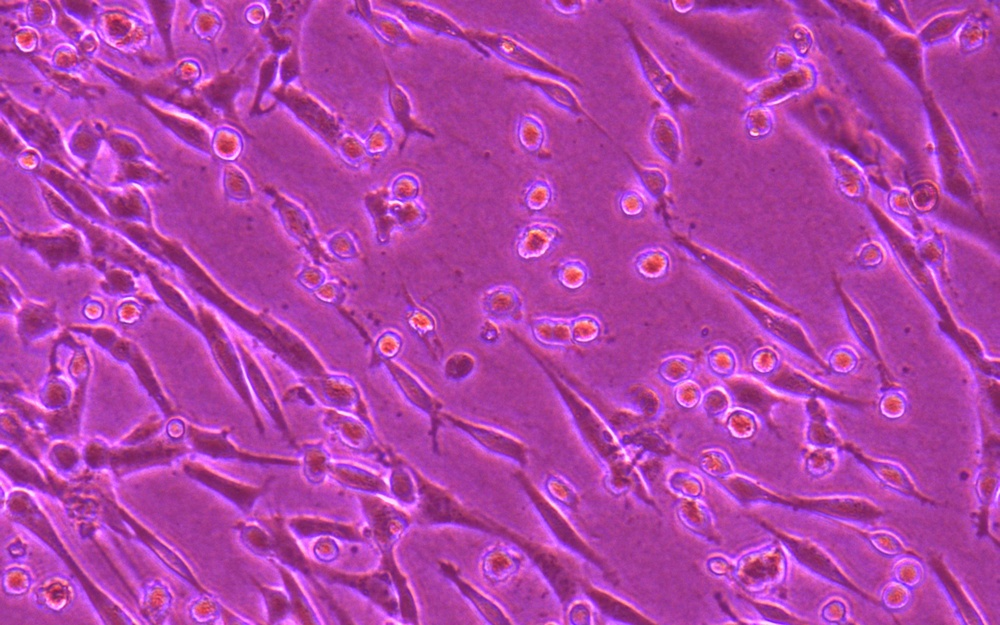
%> input picture 48Hrs/1_20x.jpg, 1000 x 625 px, shrunk from 1920 x 1200 before the run
$ octave Circles_Out_2.m   (GNU Octave 9; MATLAB toolbox functions it lacks are replaced by stand-ins)
%> lines starting %> are read from the running program, lines starting %| are printed output that depends on the picture; in (x1, y1, x2, y2) boxes, pixels count from 0 and x2, y2 are one past the last pixel; in counts of white or black regions, pixels touching at a corner belong together; the program's own positions count from 1
% Load and preprocess the image
img = imread('1_20x.jpg');
%> img is the input picture: size 625x1000x3 uint8; mean R, G, B 176.1, 65.8, 168

if size(img, 3) == 3
    gray = rgb2gray(img);
else
    gray = img;
end

Detect_Elliptical_Cells(gray, img);

function Detect_Elliptical_Cells(gray, originalImage)
    % Step 1: Normalize grayscale image
    norm_image = mat2gray(gray);

    % Step 2: Invert and smooth (less aggressive blur)
    inverted = imcomplement(imgaussfilt(norm_image, 1.0));  % σ = 1.0
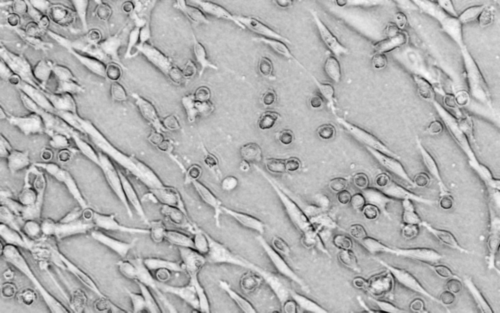
%> inverted: size 625x1000 double (shown at 1/2 size); min 0.0433, max 0.996, mean 0.702

    % Step 3: Adaptive thresholding
    BW = imbinarize(inverted, 'adaptive', 'Sensitivity', 0.5);  % was 0.45
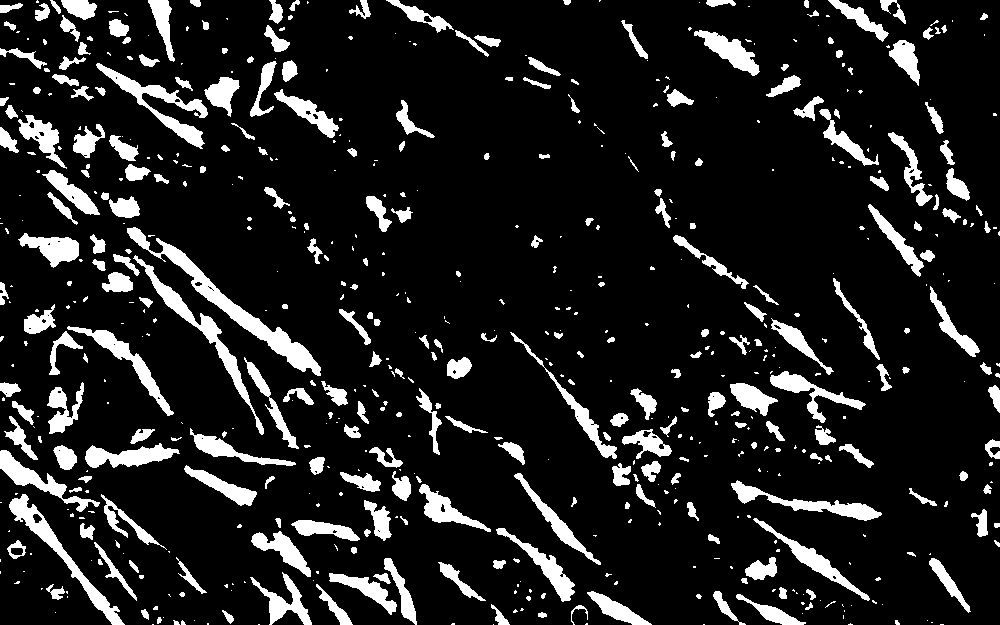
%> BW: size 625x1000 logical; 12.7% white; 622 white regions (337 under 20 px), largest, box (x1, y1, x2, y2) and area: (127, 227, 321, 376) 3357, (133, 255, 264, 435) 2018, (9, 494, 125, 625) 1964
    BW = bwareaopen(BW, 300);     % Allow small objects
    BW = imfill(BW, 'holes');
%> BW: size 625x1000 logical; 9.2% white; 70 white regions, largest, box (x1, y1, x2, y2) and area: (127, 227, 321, 376) 3385, (9, 494, 125, 625) 2019, (133, 255, 264, 435) 2018
    BW = imdilate(BW, strel('disk', 1));  % Fill thin parts of elongated cells
%> BW: size 625x1000 logical; 11.1% white; 69 white regions, largest, box (x1, y1, x2, y2) and area: (126, 226, 322, 377) 3881, (132, 254, 265, 436) 2455, (95, 62, 209, 150) 2377

    % Step 4: Distance transform
    D = -bwdist(~BW);
    D(~BW) = -Inf;

    % Step 5: Marker-controlled watershed
    marker_mask = imextendedmin(D, 1.5);   % Sensitive minima
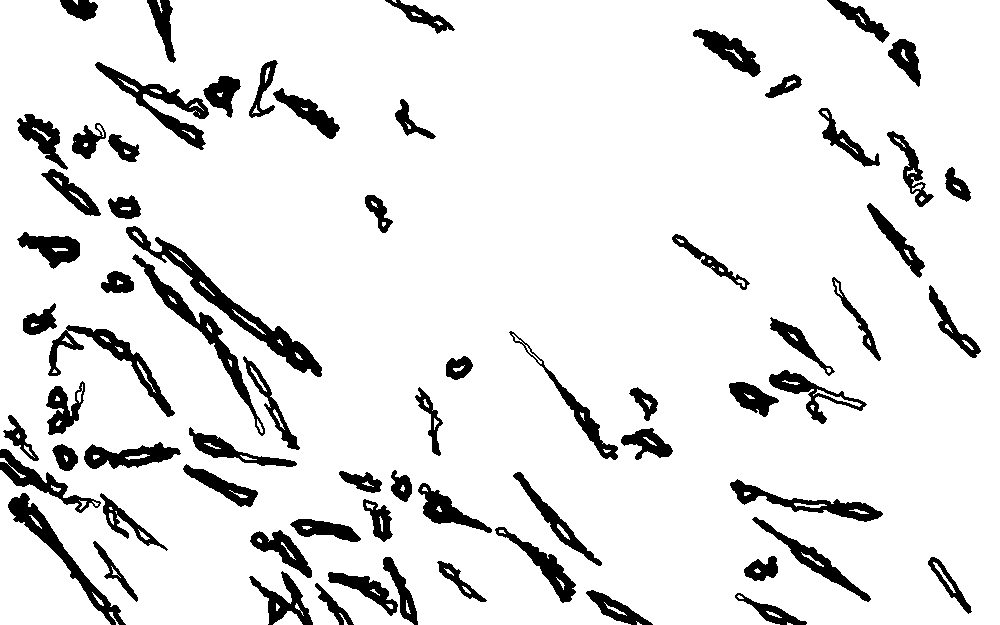
%> marker_mask: size 625x1000 logical; 89.5% white; 69 black regions, largest, box (x1, y1, x2, y2) and area: (126, 226, 322, 377) 3613, (132, 254, 265, 436) 2348, (8, 493, 126, 625) 2233
    D2 = imimposemin(D, marker_mask);
%> D2: size 625x1000 single; every value is NaN or infinite
    L = watershed(D2);
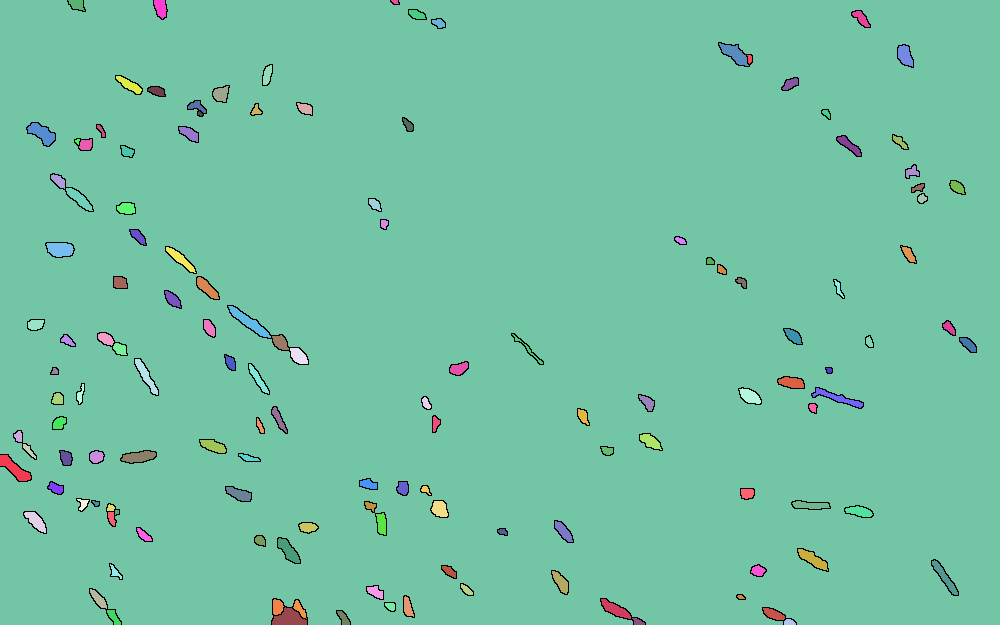
%> L: size 625x1000 uint8; 137 distinct labels, from 0 to 136; one colour per label, 0 black

    % Step 6: Remove watershed ridges
    BW_watershed = BW;
    BW_watershed(L == 0) = 0;
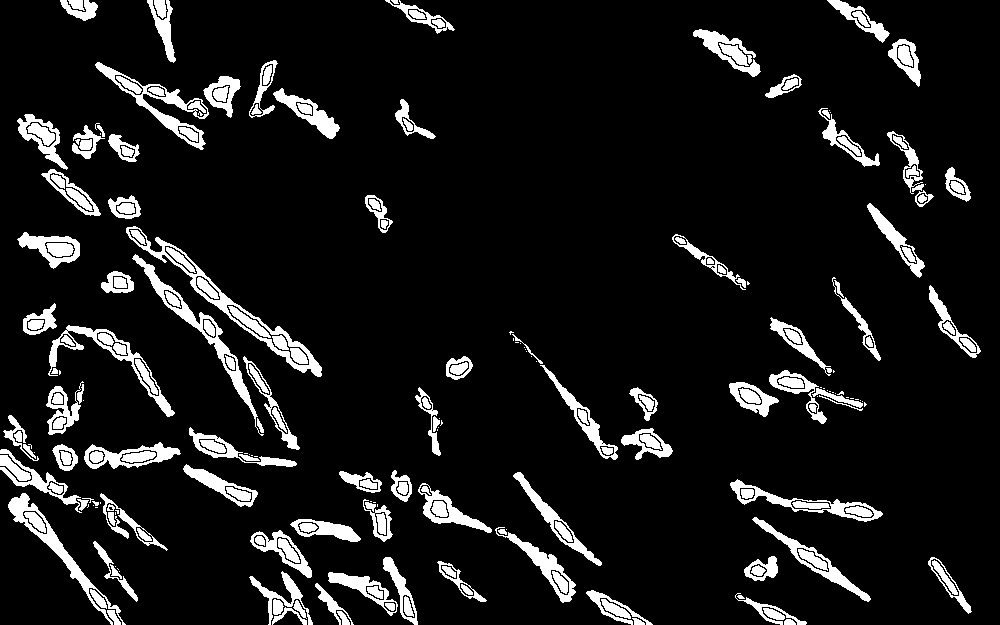
%> BW_watershed: size 625x1000 logical; 9.8% white; 261 white regions (58 under 20 px), largest, box (x1, y1, x2, y2) and area: (126, 226, 322, 377) 2033, (132, 254, 264, 436) 1813, (8, 493, 126, 625) 1647

    % Step 7: Region properties
    stats = regionprops(BW_watershed, 'Centroid', 'Area', ...
        'MajorAxisLength', 'MinorAxisLength', 'Eccentricity');
%> stats = 261 regions; largest, Area, Centroid, MajorAxisLength, MinorAxisLength and Eccentricity: 2033 [234.1 308.1] 282.1 27.48 0.995, 1813 [200.9 331.7] 220.6 25.93 0.993, 1647 [57 548.6] 185 22.09 0.993, 1510 [160.7 105.6] 140.1 41.47 0.955, 1311 [109.6 360.3] 177.7 61.47 0.938

    % Extract features
    areas = [stats.Area];
%> areas = 261 values, max 2033 at index 71, min 1 at index 14, mean 234.6
    aspect_ratios = [stats.MajorAxisLength] ./ [stats.MinorAxisLength];
%> aspect_ratios = 261 values, max 21.1 at index 218, min 1 at index 14, mean 2.84
    eccentricity = [stats.Eccentricity];
%> eccentricity = 261 values, max 0.999 at index 218, min 0 at index 14, mean 0.791

    % Step 8: Filter elliptical cells
    valid_idx = (areas > 250) & (aspect_ratios < 4) & (eccentricity > 0.75);
%> valid_idx = 261 logical values, 40 true
    stats = stats(valid_idx);
%> stats = 40 regions; largest, Area, Centroid, MajorAxisLength, MinorAxisLength and Eccentricity: 1510 [160.7 105.6] 140.1 41.47 0.955, 1311 [109.6 360.3] 177.7 61.47 0.938, 904 [450.8 513.2] 83.31 28.56 0.939, 886 [727.3 50] 86.43 27 0.95, 851 [50.2 247.8] 70.86 32.3 0.89

    % Step 9: Visual overlay
    figure;
    imshow(labeloverlay(originalImage, BW_watershed));
    hold on;
    for k = 1:length(stats)
        c = stats(k).Centroid;
        text(c(1), c(2), sprintf('%d', k), 'Color', 'y', ...
            'FontSize', 10, 'FontWeight', 'bold');
    end
%> this loop made 40 passes
%> c on passes 1 to 8: [39.47 482.1], [14.97 469.2], [17.2 435], [42.63 139.4], [50.21 247.8], [41.95 321.4], [42.61 134], [72.4 193.4]
    hold off;
    title('Detected Elliptical Cells');

    % Step 10: Print summary
    fprintf('Detected %d valid elliptical cells.\n', length(stats));
%| Detected 40 valid elliptical cells.
    fprintf('Cell # | Area | Aspect Ratio | Eccentricity\n');
    for k = 1:length(stats)
        fprintf('%6d | %5.0f | %0.2f | %0.2f\n', k, stats(k).Area, ...
            stats(k).MajorAxisLength / stats(k).MinorAxisLength, ...
            stats(k).Eccentricity);
    end
%> this loop made 40 passes
%|      1 |   805 | 3.83 | 0.97
%|      2 |   331 | 3.76 | 0.96
%|      3 |   293 | 2.29 | 0.90
%|      4 |   747 | 2.31 | 0.90
%|      5 |   851 | 2.19 | 0.89
%> (further printed lines are left out)
%> `Detect_Elliptical_Cells(gray, img);`:
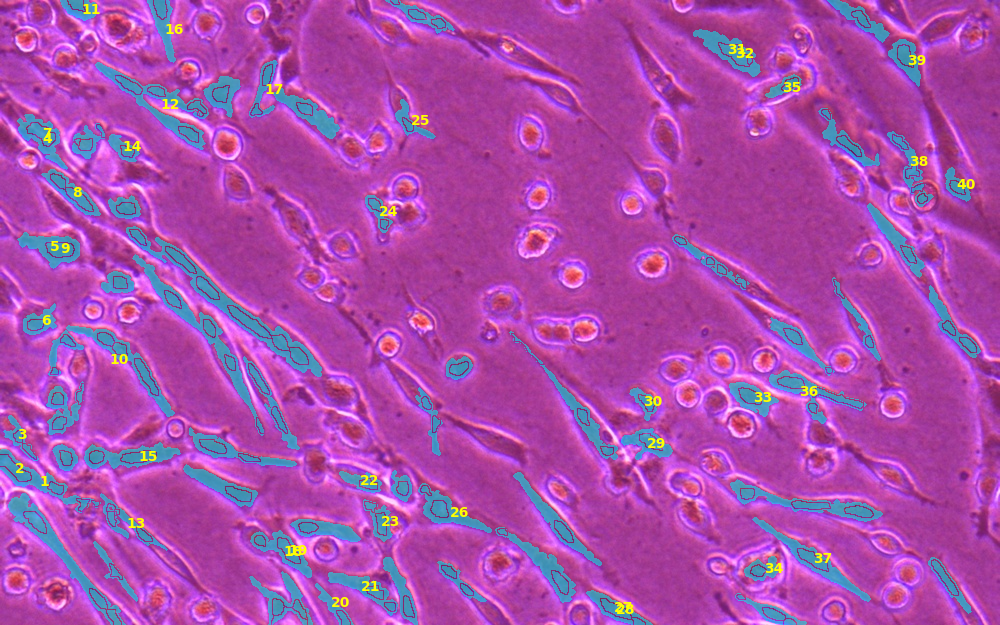
%> figure redrawn from the program's plot data; its title reads 'Detected Elliptical Cells'

    % Step 11: Save result
    imwrite(BW_watershed, 'elliptical_cells_only.png');
end

$ run again, with 48Hrs/10_10x.jpg copied over 48Hrs/1_20x.jpg
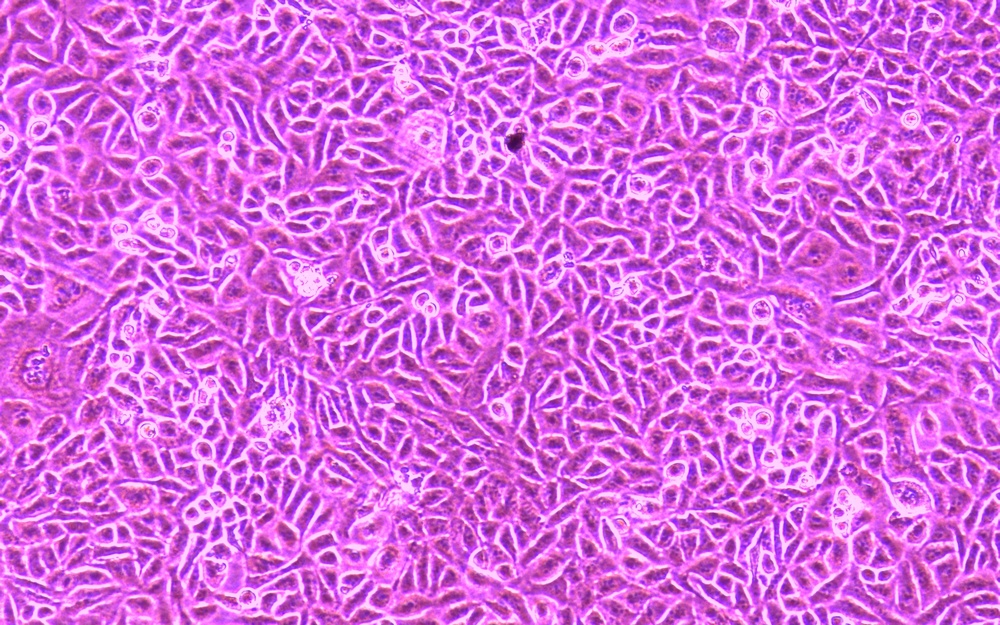
%> input picture 48Hrs/10_10x.jpg, 1000 x 625 px, shrunk from 1920 x 1200 before the run
%> img is the input picture: size 625x1000x3 uint8; mean R, G, B 213, 105.8, 222.3
%> marker_mask: size 625x1000 logical; 76.7% white; 229 black regions, largest, box (x1, y1, x2, y2) and area: (258, 223, 435, 298) 3296, (859, 371, 951, 515) 2938, (46, 269, 133, 377) 2292
%> D2: size 625x1000 single; every value is NaN or infinite
%> L: size 625x1000 uint16; 499 distinct labels, from 0 to 498
%> in Detect_Elliptical_Cells, `BW_watershed(L == 0) = 0;`:
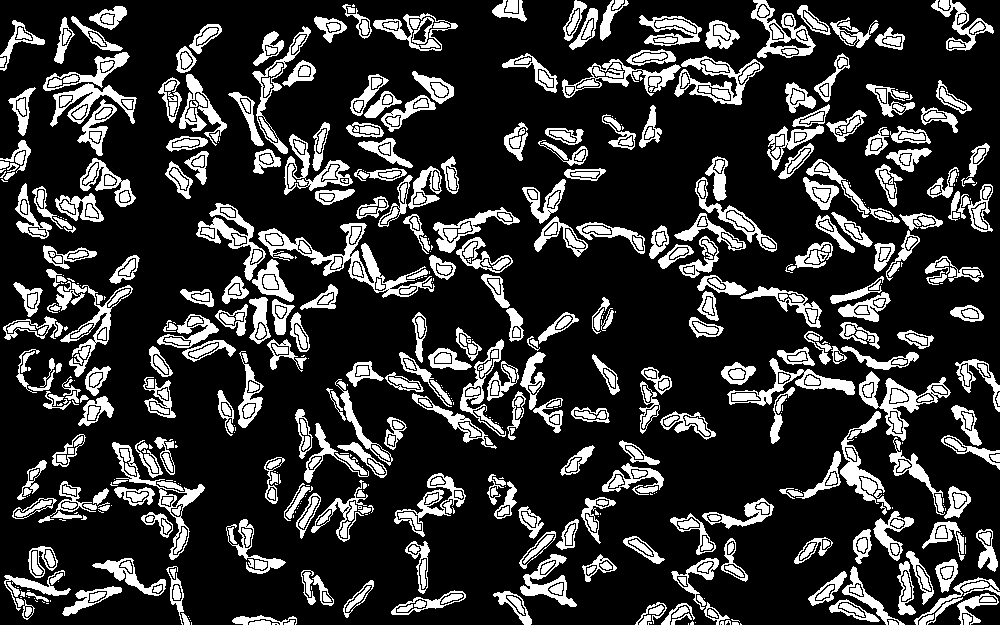
%> BW_watershed: size 625x1000 logical; 21.4% white; 944 white regions (205 under 20 px), largest, box (x1, y1, x2, y2) and area: (258, 223, 435, 298) 2180, (859, 371, 951, 441) 1312, (196, 203, 266, 281) 1152
%> in Detect_Elliptical_Cells, `stats = regionprops(BW_watershed, 'Centroid', 'Area', 'MajorAxisLength..`: stats = 944 regions; largest, Area, Centroid, MajorAxisLength, MinorAxisLength and Eccentricity: 2180 [347.2 260.7] 181 53.05 0.956, 1312 [897.7 400.4] 89.74 61.86 0.725, 1152 [232.9 236] 87.86 45.7 0.854, 1152 [799 385.4] 137.1 39.04 0.959, 1117 [716 81.1] 91.81 53.1 0.816
%> areas = 944 values, max 2180 at index 269, min 1 at index 20, mean 141.6
%> aspect_ratios = 944 values, max 10.38 at index 340, min 1 at index 20, mean 2.37
%> eccentricity = 944 values, max 0.995 at index 340, min 0 at index 20, mean 0.769
%> valid_idx = 944 logical values, 120 true
%> in Detect_Elliptical_Cells, `stats = stats(valid_idx);`: stats = 120 regions; largest, Area, Centroid, MajorAxisLength, MinorAxisLength and Eccentricity: 2180 [347.2 260.7] 181 53.05 0.956, 1152 [232.9 236] 87.86 45.7 0.854, 1152 [799 385.4] 137.1 39.04 0.959, 1117 [716 81.1] 91.81 53.1 0.816, 1085 [163 494.5] 142.7 61.35 0.903
%> the loop in Detect_Elliptical_Cells, `for k = 1:length(stats)` made 120 passes
%> c on passes 1 to 8: [19.53 42.89], [33.54 328.8], [36.35 586.9], [23.02 110.9], [28.9 297.6], [29.95 216.9], [67.42 502.8], [93.64 72.41]
%| Detected 120 valid elliptical cells.
%> the loop in Detect_Elliptical_Cells, `for k = 1:length(stats)` made 120 passes
%|      1 |   395 | 1.54 | 0.76
%|      2 |   314 | 2.96 | 0.94
%|      3 |   537 | 2.67 | 0.93
%|      4 |   391 | 2.45 | 0.91
%|      5 |   318 | 1.61 | 0.78
%> (further printed lines are left out)
%> `Detect_Elliptical_Cells(gray, img);`:
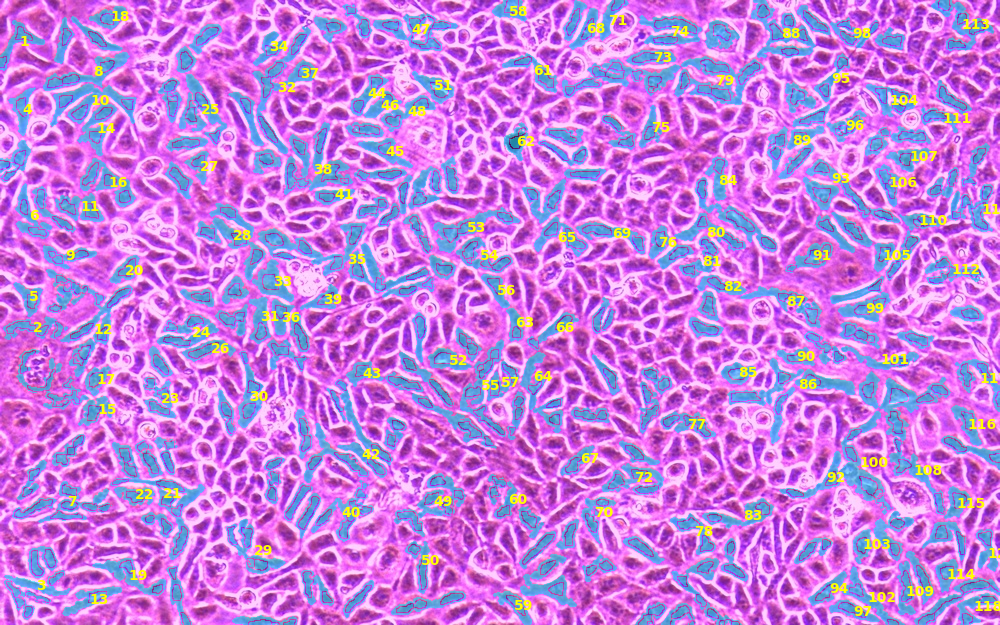
%> figure redrawn from the program's plot data; its title reads 'Detected Elliptical Cells'
